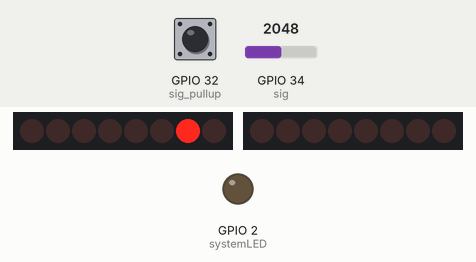
The sketch below on a simulated ESP32. Parts: 2 × 8 shift-register outputs drawn as a row of LEDs (first output left, lit = HIGH), output pins drawn as LEDs (lit = HIGH). Wiring (inferred from the names in the program): 2 × shift register (74HC595): data GPIO 18, shift clock GPIO 26, latch GPIO 19 / data GPIO 25, shift clock GPIO 14. Wiring (inferred from the signals the program sends): 2 × row of LEDs: on Q0, Q1, Q2, Q3, Q4, Q5, Q6, Q7 / on Q0, Q1, Q2, Q3, Q4, Q5, Q6, Q7. Inputs (shaded band) come from the test bench; at power-on: GPIO 32 (sig_pullup) HIGH, GPIO 34 (sig) = 2048. Pins used as bus, display or sensor lines are not drawn; what the sketch prints to the serial monitor is not drawn.

Above: at 0.4 s.
3.0 s: GPIO 32 (sig_pullup) pulled LOW for 0.15 s
At 3.5 s:
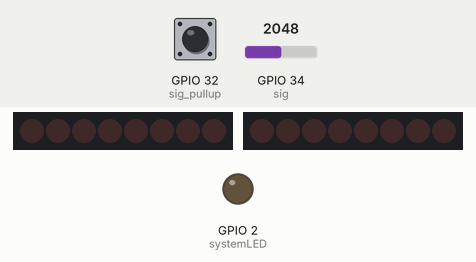
3.7 s: GPIO 32 (sig_pullup) pulled LOW for 3.2 s
At 4.3 s:
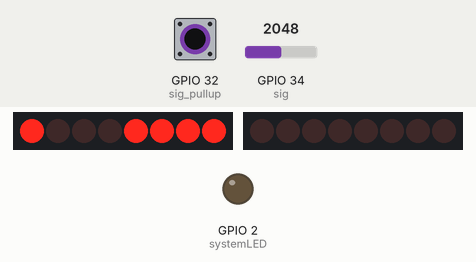
7.5 s: GPIO 32 (sig_pullup) pulled LOW for 0.15 s
At 8.2 s:
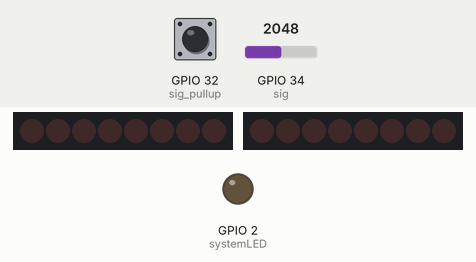
12.7 s: GPIO 32 (sig_pullup) driven LOW
At 14.0 s:
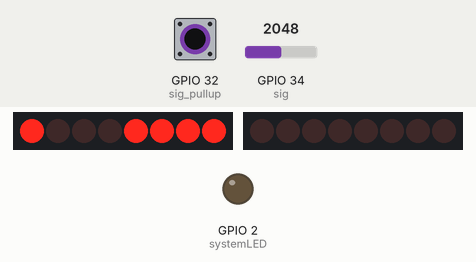
Timing chart, 0 to 15.2 s (numbered marks = the images above; inputs shaded):
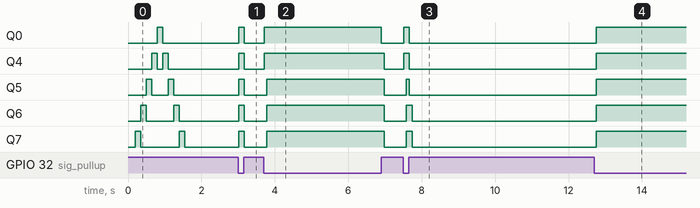

The sketch:

audiocontrolesp32.ino
```cpp
#include "definitions.h"
#include "functions.h"

// If in debug mode, ESP will print human-readable values of every switch and potentiometer to serial
// Otherwise, it will write the DataPacket to serial
const bool DEBUG_MODE = false;

// Wait for "poll" to be received on serial before sending data
// If set false, ESP will send data anytime a potentiometer or switch changes values
const bool AWAIT_POLL = false;

String fromSerial = "";
DataPacket previousPacket = getData();

void setup() {

  // Setup with 9600 baud, python script is expected to use this
  Serial.begin(9600);

  // Setup all the pins
  pinMode(s0, OUTPUT);
  pinMode(s1, OUTPUT);
  pinMode(s2, OUTPUT);
  pinMode(s3, OUTPUT);
  pinMode(sig_pullup, INPUT_PULLUP);
  pinMode(sig, INPUT);
  pinMode(rclk, OUTPUT);
  pinMode(srclk, OUTPUT);
  pinMode(ser, OUTPUT);
  pinMode(systemLED, OUTPUT);

  // Ensure all the shift register pins are LOW
  digitalWrite(ser, LOW);
  digitalWrite(srclk, LOW);
  digitalWrite(rclk, LOW);

  // Display scrolling pattern after startup is complete
  performLEDScrollingPattern();
}

void loop() {

  // Reflect switch states with LEDs
  uint8_t ledValues = 0;
  ledValues |= ((readMux(sw1channel) ^ 1) << 7);
  ledValues |= ((readMux(sw2channel) ^ 1) << 6);
  ledValues |= ((readMux(sw3channel) ^ 1) << 5);
  ledValues |= ((readMux(sw4channel) ^ 1) << 4);
  ledValues |= ((readMux(sw5channel) ^ 1) << 0);
  writeToShiftRegister(ledValues);

  // Send switch and potentiometer values (if appropriate based on config)
  if(Serial.available() > 0 || !AWAIT_POLL) {

    if (AWAIT_POLL) {
      fromSerial = Serial.readStringUntil('\n');
    }

    if(fromSerial == "poll" || !AWAIT_POLL) {

      DataPacket currentPacket = getData();
      bool isUpdatedPacket = isUpdatedDataPacket(previousPacket, currentPacket);

      // Dont send/print anything unless the packet has new values
      if (!isUpdatedPacket) {
        return;
      }

      if(DEBUG_MODE) {
        printPacketValuesToSerial(currentPacket);
        previousPacket = currentPacket;
      }
      else {
        uint8_t* structPtr = (uint8_t*) &currentPacket;
        for (byte i = 0; i < sizeof(DataPacket); i++)  Serial.write(*structPtr++);
        previousPacket = currentPacket;
      }
    }
  }
}
```

definitions.h
```cpp
#pragma once
#include <Arduino.h>
#include <cstdint>

// 10 byte data packet to be sent over serial
struct DataPacket
{
  uint8_t rv1; // uint8_t = 1 byte
  uint8_t rv2;
  uint8_t rv3;
  uint8_t rv4;
  uint8_t rv5;
  bool sw1; // bool = 1 byte
  bool sw2;
  bool sw3;
  bool sw4;
  bool sw5;
};

// Mux pins
static const int s0 = 21;
static const int s1 = 25;
static const int s2 = 14;
static const int s3 = 27;

static const int sig = 34;         // Analog pin
static const int sig_pullup = 32; // Digital pin

// Mux channels
static const int rv1channel = 13;
static const int sw1channel = 10;

static const int rv2channel = 14;
static const int sw2channel = 11;

static const int rv3channel = 15;
static const int sw3channel = 12;

static const int rv4channel = 1;
static const int sw4channel = 3;

static const int rv5channel = 2;
static const int sw5channel = 4;

// Shift register pins
static const int srclk = 26;
static const int rclk = 19; // these 2 are switch in the schematic I think, this is correct tho
static const int ser = 18;

// Other pins
static const int systemLED = 2;
```

functions.cpp
```cpp
#include "functions.h"

void writeToShiftRegister(uint8_t dataByte) {
  digitalWrite(rclk, LOW);                   // Pull RCLK low so we can write new bits into shift register
  shiftOut(ser, srclk, MSBFIRST, dataByte);  // Write new bits into shift register
  digitalWrite(rclk, HIGH);                  // Pull RCLK high to update the storage register with shift register bits
}

int readMux(int channel, bool analog) {

  // MUX only has 15 channels, channel arg shouldnt be outside of those
  if (channel < 0 || channel > 15) {
    return -1;
  }

  // Update MUX control pins so that when we read, we're reading from the channel that's specified
  digitalWrite(s0, bitRead(channel, 0)); // LSB
  digitalWrite(s1, bitRead(channel, 1));
  digitalWrite(s2, bitRead(channel, 2));
  digitalWrite(s3, bitRead(channel, 3)); // MSB
  delay(5);

  return analog ? analogRead(sig) : digitalRead(sig_pullup) ;
}

uint8_t mapRV(int value) {
  // Will read value between 4095 and 0 from the potentiometer, map that into 100 to 0
  return map(value, 0, 4095, 0, 100);
}

void performLEDScrollingPattern() {
  int delayMS = 150;
  writeToShiftRegister(0b00000000);
  delay(delayMS);
  writeToShiftRegister(0b10000000);
  delay(delayMS);
  writeToShiftRegister(0b01000000);
  delay(delayMS);
  writeToShiftRegister(0b00100000);
  delay(delayMS);
  writeToShiftRegister(0b00010000);
  delay(delayMS);
  writeToShiftRegister(0b00000001);
  delay(delayMS);
  writeToShiftRegister(0b00010000);
  delay(delayMS);
  writeToShiftRegister(0b00100000);
  delay(delayMS);
  writeToShiftRegister(0b01000000);
  delay(delayMS);
  writeToShiftRegister(0b10000000);
  delay(delayMS);
  writeToShiftRegister(0b00000000);
  delay(delayMS);
}

DataPacket getData() {
  DataPacket p;
  p.rv1 = mapRV(readMux(rv1channel, true));
  p.rv2 = mapRV(readMux(rv2channel, true));
  p.rv3 = mapRV(readMux(rv3channel, true));
  p.rv4 = mapRV(readMux(rv4channel, true));
  p.rv5 = mapRV(readMux(rv5channel, true));
  p.sw1 = (readMux(sw1channel) ^ 1);
  p.sw2 = (readMux(sw2channel) ^ 1);
  p.sw3 = (readMux(sw3channel) ^ 1);
  p.sw4 = (readMux(sw4channel) ^ 1);
  p.sw5 = (readMux(sw5channel) ^ 1);
  return p;
}

bool isUpdatedDataPacket(DataPacket previousPacket, DataPacket currentPacket) {
  DataPacket p = previousPacket;
  DataPacket c = currentPacket;
  return (
    abs(p.rv1 - c.rv1) > 1 ||
    p.sw1 != c.sw1 ||
    abs(p.rv2 - c.rv2) > 1 ||
    p.sw2 != c.sw2 ||
    abs(p.rv3 - c.rv3) > 1 ||
    p.sw3 != c.sw3 ||
    abs(p.rv4 - c.rv4) > 1 ||
    p.sw4 != c.sw4 ||
    abs(p.rv5 - c.rv5) > 1 ||
    p.sw5 != c.sw5
  );
}

void printPacketValuesToSerial (DataPacket packet) {
  Serial.println("------- VALUES ---------");
  Serial.println("RV1: " + String(packet.rv1));
  Serial.println("SW1: " + String(packet.sw1));

  Serial.println("RV2: " + String(packet.rv2));
  Serial.println("SW2: " + String(packet.sw2));

  Serial.println("RV3: " + String(packet.rv3));
  Serial.println("SW3: " + String(packet.sw3));

  Serial.println("RV4: " + String(packet.rv4));
  Serial.println("SW4: " + String(packet.sw4));

  Serial.println("RV5: " + String(packet.rv5));
  Serial.println("SW5: " + String(packet.sw5));
  Serial.println("------------------------");
}
```

functions.h
```cpp
#pragma once
#include <Arduino.h>
#include <cstdint>
#include <cstdlib>
#include "definitions.h"

// Write bits to shift register
void writeToShiftRegister(uint8_t dataByte);

// Read from given mux channel using appropriate signal pin
int readMux(int channel, bool analog = false);

// Map RV 0 to 100 range
uint8_t mapRV(int value);

// Display the side to side LED pattern (blocking)
void performLEDScrollingPattern();

// Get all switch and potentiometer values, appropriately mapped
DataPacket getData();

// Determine if the 2 packets are different
bool isUpdatedDataPacket(DataPacket previousPacket, DataPacket currentPacket);

// Print human-readable list of all the data packet values to serial
void printPacketValuesToSerial (DataPacket packet);
```

Measured:
- after the input at 3.0 s, Q0, Q4–7: LOW → HIGH at once, → LOW 0.15 s later
- after the input at 3.7 s, Q0: LOW → HIGH at once, → LOW 3.2 s later; Q4: LOW → HIGH at once, → LOW 3.3 s later; Q5–7: LOW → HIGH after 0.08 s, → LOW 3.2 s later
- after the input at 7.5 s, Q0, Q4: LOW → HIGH at once, → LOW 0.15 s later; Q5: LOW → HIGH after 0.09 s, → LOW 0.08 s later; Q6, Q7: LOW → HIGH after 0.09 s, → LOW 0.15 s later
- after the input at 12.7 s, Q0, Q4–7: LOW → HIGH after 0.06 s
